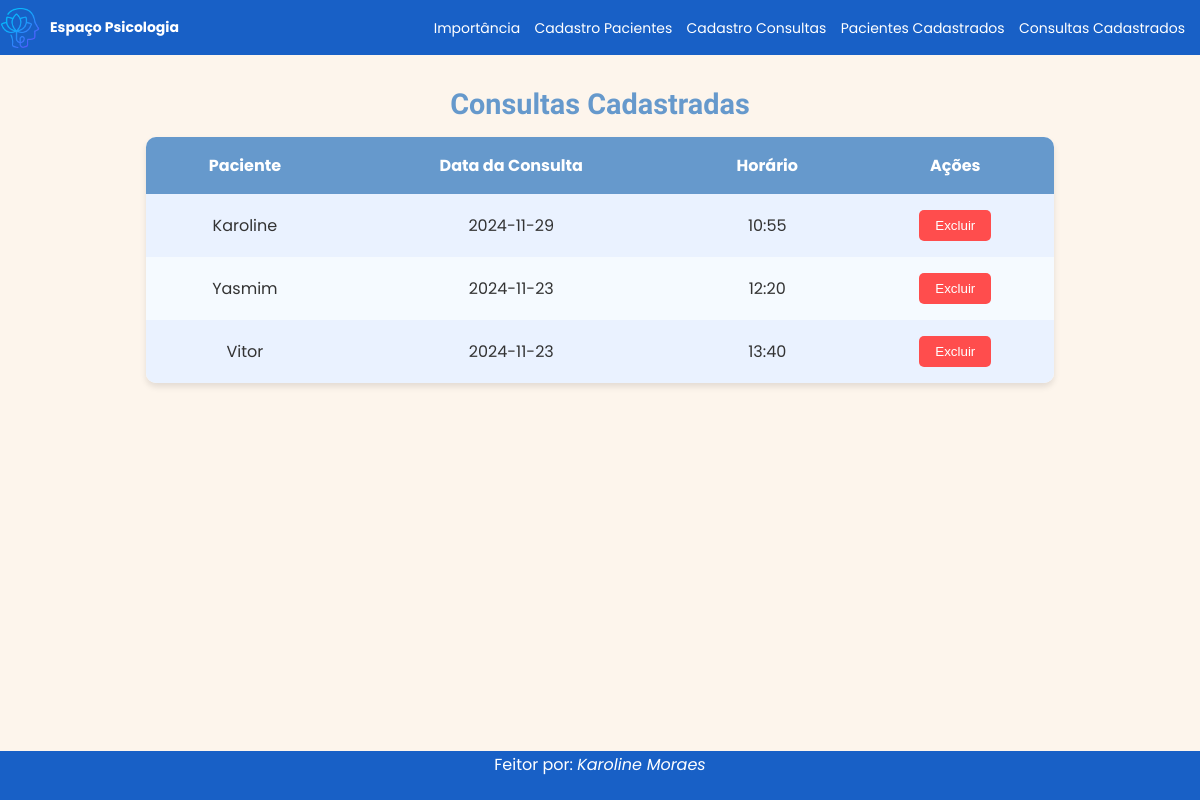
/exibirConsultas, run on the app's committed database.
### tables this page shows
CREATE TABLE Pacientes(ID_Pac INTEGER PRIMARY KEY,Nome TEXT,DataNas TEXT,Genero TEXT,RG INTEGER,Endereco TEXT,Email TEXT,Telefone INTEGER);

CREATE TABLE Consultas(
               ID INTEGER PRIMARY KEY,
               Horario TEXT,
               DataCon TEXT,
               ID_Pac INTEGER,
               FOREIGN KEY (ID_Pac) REFERENCES Pacientes(ID_Pac)
               );

### app.py (the view)
@app.route('/exibirConsultas')
def exibir_Con():
    banco = ligar_banco()
    cursor = banco.cursor()
    cursor.execute('SELECT * FROM Consultas')
    consultas = cursor.fetchall()
    cursor.execute('SELECT ID_Pac, Nome FROM Pacientes')
    total_pacientes = cursor.fetchall()
    return render_template('ExibirConsultas.html', Titulo='Exibir Consultas', ListaCon=consultas, pacientes=total_pacientes)

### app.py (called while the page is built)
def ligar_banco():
    if 'db' not in g:
        g.db = sqlite3.connect('ClinicaPsico.db')
        g.db.execute("PRAGMA foreign_keys = ON;")
    return g.db

@app.teardown_appcontext
def fechar_banco(exc):
    db = g.pop('db', None)
    if db is not None:
        db.close()

### templates/ExibirConsultas.html (shortened to what this page needs)
<!DOCTYPE html>
<html lang="pt-br">
<head>
    <link rel="stylesheet" href="../static/estiloCons.css">
</head>
<body>
    <section class="Nav">
        <a href="/" class="Logo">
            <img class="IconLogo" src="../static/IconPsco.png">
            <p class="TextoNav"><strong>Espaço Psicologia</strong></p>
        </a>
        <div class="Rotas">
            <a class="TextoNav" href="/importancia">Importância</a>
            <a class="TextoNav" href="/cadastroPac">Cadastro Pacientes</a>
            <a class="TextoNav" href="/cadastroCon">Cadastro Consultas</a>
            <a class="TextoNav" href="/exibirPaciente">Pacientes Cadastrados</a>
            <a class="TextoNav" href="/exibirConsultas">Consultas Cadastrados</a>
        </div>
    </section>
    <main style="height: 87vh">
        <h1>Consultas Cadastradas</h1>
        <table>
            <thead>
                <tr>
                    <th>Paciente</th>
                    <th>Data da Consulta</th>
                    <th>Horário</th>
                    <th>Ações</th>
                </tr>
            </thead>
            <tbody>
                {% for consulta in ListaCon %}
                <tr>
                    <td>
                        {% for pac in pacientes %}
                            {% if consulta[3] == pac[0] %}
                                {{ pac[1] }}
                            {% endif %}
                        {% endfor %}
                    </td>
                    <td>{{ consulta[2] }}</td>
                    <td>{{ consulta[1] }}</td>
                    <td>
                        <a href="/excluirConsulta/{{ consulta[0] }}">
                            <button class="delete">Excluir</button>
                        </a>
                    </td>
                </tr>
                {% endfor %}
            </tbody>
        </table>
    </main>
    <footer class="Rodape">
        <p class="TextRodape">Feitor por: <em>Karoline Moraes</em></p>
    </footer>
</body>
</html>

### static/estiloCons.css (style rules this page uses)
* { margin: 0; padding: 0; box-sizing: border-box; }
.Nav { background-color: #1860c6; width: 100%; display: flex; flex-direction: row; justify-content: space-between; align-items: center; }
.Logo { display: flex; flex-direction: row; justify-content: center; align-items: center; text-decoration: none; }
.IconLogo { height: 40px; width: auto; }
.TextoNav { font-size: 14px; font-family: "Poppins", sans-serif; color: white; text-decoration: none; margin-left: 10px; }
.Rotas { margin: 15px; }
h1 { color: #6699cc; font-family: "Concert One", sans-serif; font-weight: bold; }
body { font-family: 'Poppins', sans-serif; background-color: #fdf5ec; color: #333; }
main { padding: 2rem; text-align: center; }
h1 { font-size: 1.8rem; margin-bottom: 1rem; }
table { width: 80%; margin: 0 auto; border-collapse: collapse; background-color: white; border-radius: 10px; overflow: hidden; box-shadow: 0px 4px 6px rgba(0, 0, 0, 0.1); }
thead { background-color: #6699cc; color: white; }
thead th { padding: 1rem; font-weight: bold; text-align: center; }
tbody tr:nth-child(odd) { background-color: #eaf2ff; }
tbody tr:nth-child(even) { background-color: #f5faff; }
td { padding: 1rem; text-align: center; }
.delete { background-color: #ff4d4d; color: white; border: none; border-radius: 5px; padding: 0.5rem 1rem; cursor: pointer; }
.Rodape { font-family: "Poppins", sans-serif; color: white; background-color: #1860c6; height: 50px; width: 100%; text-align: center; padding-top: 1px; }

### data on the page
Consultas: DataCon "2024-11-29", Horario "10:55"
Pacientes: Nome "Karoline"
Consultas: DataCon "2024-11-23", Horario "12:20"
Pacientes: Nome "Yasmim"
Consultas: DataCon "2024-11-23", Horario "13:40"
Pacientes: Nome "Vitor"
